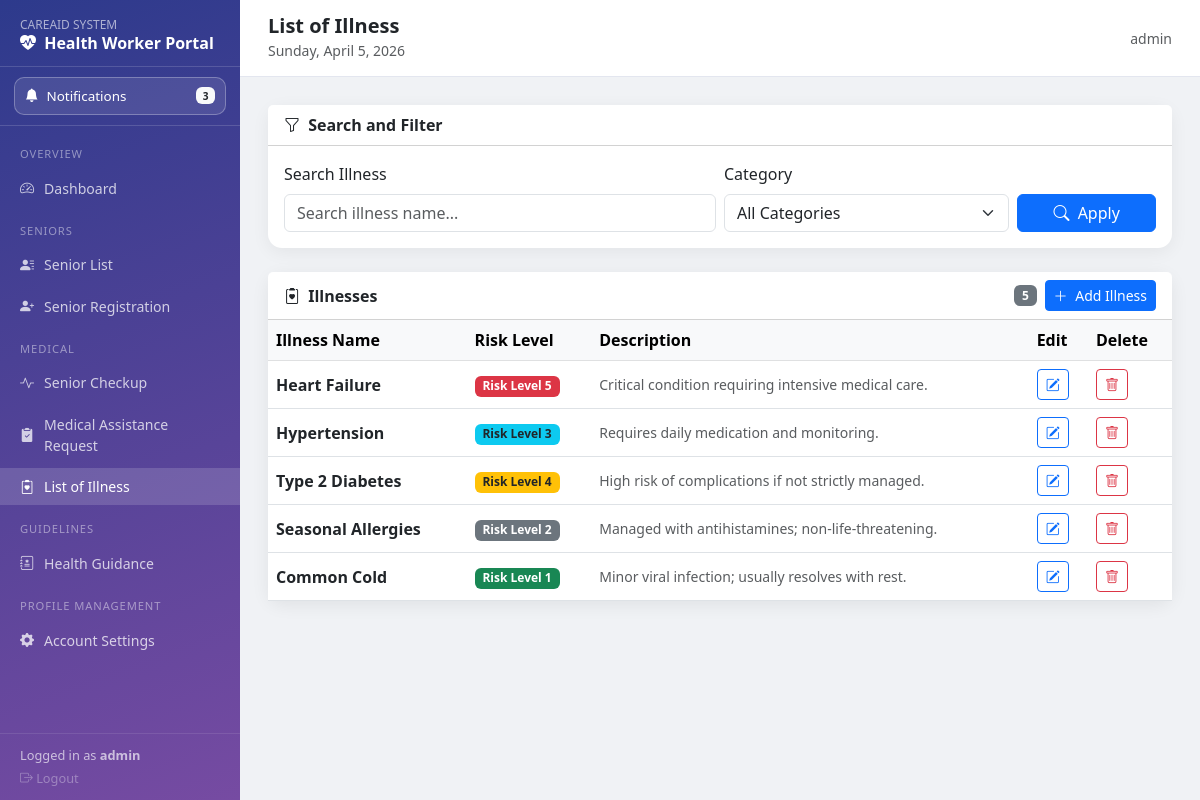
Screenshot of /medical_module/illness_list.php (signed in) with the database file from the repository.
### tables this page shows
CREATE TABLE `illnesses` (
  `illness_id` int(11) NOT NULL,
  `illness_name` varchar(100) NOT NULL,
  `category` varchar(50) DEFAULT NULL,
  `description` text DEFAULT NULL,
  `risk_level` tinyint(1) NOT NULL DEFAULT 1,
  `created_at` timestamp NOT NULL DEFAULT current_timestamp(),
  `updated_at` timestamp NOT NULL DEFAULT current_timestamp() ON UPDATE current_timestamp()
);

### medical_module/illness_list.php (the view, shortened to what this page needs)
<?php
include '../db_config/connection_db.php';
function illness_priority_badge(int $level): string {
    if ($level >= 5) return '<span class="badge bg-danger">Risk Level 5</span>';
    if ($level === 4) return '<span class="badge bg-warning text-dark">Risk Level 4</span>';
    if ($level === 3) return '<span class="badge bg-info text-dark">Risk Level 3</span>';
    if ($level === 2) return '<span class="badge bg-secondary">Risk Level 2</span>';
    return '<span class="badge bg-success">Risk Level 1</span>';
}
$search = trim($_GET['search'] ?? '');
$sql = "SELECT illness_id, illness_name, category, description, risk_level FROM illnesses WHERE 1=1";
$sql .= " ORDER BY category ASC, risk_level DESC, illness_name ASC";
$illness_rows = [];
$stmt = $conn->prepare($sql);
if ($stmt) {
    $stmt->execute();
    $res = $stmt->get_result();
    while ($row = $res->fetch_assoc()) {
        $illness_rows[] = $row;
    }
}
?>
<!DOCTYPE html>
<html lang="en">
<head>
<link href="https://cdn.jsdelivr.net/npm/bootstrap@5.3.0/dist/css/bootstrap.min.css" rel="stylesheet">
<link rel="stylesheet" href="https://cdn.jsdelivr.net/npm/bootstrap-icons@1.10.0/font/bootstrap-icons.css">
</head>
<body>
<?php include 'medical_navigation.php'; ?>
<div class="mednav-main main-wrap">
    <div class="topbar">
        <div>
            <h5 class="mb-0 fw-bold">List of Illness</h5>
            <small class="text-muted"><?php echo date('l, F j, Y'); ?></small>
        </div>
        <small class="text-muted"><?php echo htmlspecialchars($_SESSION['username'] ?? ''); ?></small>
    </div>
    <div class="content-area">
        <div class="card filter-card mb-4">
            <div class="card-header bg-white fw-semibold"><i class="bi bi-funnel me-1"></i> Search and Filter</div>
            <div class="card-body">
                <form method="GET" class="row g-2 align-items-end">
                    <div class="col-md-6">
                        <label class="form-label form-label-sm">Search Illness</label>
                        <input type="text" name="search" class="form-control" value="<?php echo htmlspecialchars($search); ?>" placeholder="Search illness name...">
                    </div>
                    <div class="col-md-4">
                        <label class="form-label form-label-sm">Category</label>
                        <select name="category" class="form-select">
                            <option value="">All Categories</option>
                        </select>
                    </div>
                    <div class="col-md-2 d-grid">
                        <button type="submit" class="btn btn-primary"><i class="bi bi-search me-1"></i> Apply</button>
                    </div>
                </form>
            </div>
        </div>
        <div class="card detail-card">
            <div class="card-header bg-white d-flex justify-content-between align-items-center">
                <span class="fw-semibold"><i class="bi bi-clipboard2-heart me-1"></i> Illnesses</span>
                <div class="d-flex align-items-center gap-2">
                    <span class="badge bg-secondary"><?php echo count($illness_rows); ?></span>
                    <button type="button" class="btn btn-sm btn-primary" data-bs-toggle="modal" data-bs-target="#addIllnessModal">
                        <i class="bi bi-plus-lg me-1"></i> Add Illness
                    </button>
                </div>
            </div>
            <?php if (empty($illness_rows)): ?>
                <div class="card-body text-center text-muted py-5">
                    <i class="bi bi-journal-x fs-2 d-block mb-2"></i>
                    No illnesses found.
                </div>
            <?php else: ?>
                <div class="table-responsive">
                    <table class="table table-hover align-middle mb-0">
                        <thead class="table-light">
                            <tr>
                                <th>Illness Name</th>
                                <th>Risk Level</th>
                                <th>Description</th>
                                <th>Edit</th>
                                <th>Delete</th>
                            </tr>
                        </thead>
                        <tbody>
                            <?php foreach ($illness_rows as $row): ?>
                            <tr>
                                <td class="fw-semibold"><?php echo htmlspecialchars((string)($row['illness_name'] ?? '-')); ?></td>
                                <td><?php echo illness_priority_badge((int)($row['risk_level'] ?? 1)); ?></td>
                                <td class="text-muted small"><?php echo nl2br(htmlspecialchars((string)($row['description'] ?? '-'))); ?></td>
                                <td>
                                    <button
                                        type="button"
                                        class="btn btn-sm btn-outline-primary edit-illness-btn"
                                        data-bs-toggle="modal"
                                        data-bs-target="#editIllnessModal"
                                        data-illness-id="<?php echo (int)($row['illness_id'] ?? 0); ?>"
                                        data-illness-name="<?php echo htmlspecialchars((string)($row['illness_name'] ?? ''), ENT_QUOTES); ?>"
                                        data-category="<?php echo htmlspecialchars((string)($row['category'] ?? 'Uncategorized'), ENT_QUOTES); ?>"
                                        data-risk-level="<?php echo (int)($row['risk_level'] ?? 1); ?>"
                                    >
                                        <i class="bi bi-pencil-square"></i>
                                    </button>
                                </td>
                                <td>
                                    <form method="POST" class="d-inline" onsubmit="return confirm('Delete this illness?');">
                                        <button type="submit" class="btn btn-sm btn-outline-danger"><i class="bi bi-trash"></i></button>
                                    </form>
                                </td>
                            </tr>
                            <?php endforeach; ?>
                        </tbody>
                    </table>
                </div>
            <?php endif; ?>
        </div>
    </div>
</div>
</body>
</html>

### medical_module/illness_list.php (style rules this page uses)
.main-wrap { min-height: 100vh; background: #f0f2f5; }
.topbar { background: #fff; padding: 14px 28px; border-bottom: 1px solid #e3e6ef; display: flex; align-items: center; justify-content: space-between; }
.content-area { padding: 28px; }
.detail-card { border: none; border-radius: 14px; box-shadow: 0 4px 18px rgba(0,0,0,.07); }
.filter-card { border: none; border-radius: 14px; box-shadow: 0 4px 18px rgba(0,0,0,.06); }

### medical_module/medical_navigation.php (style rules this page uses)
.mednav-main { margin-left: 240px; }

### rows the page displays
illnesses: illness_name "Heart Failure", risk_level "Risk Level 5", description "Critical condition requiring intensive medical care."
illnesses: illness_name "Hypertension", risk_level "Risk Level 3", description "Requires daily medication and monitoring."
illnesses: illness_name "Type 2 Diabetes", risk_level "Risk Level 4", description "High risk of complications if not strictly managed."
illnesses: illness_name "Seasonal Allergies", risk_level "Risk Level 2", description "Managed with antihistamines; non-life-threatening."
illnesses: illness_name "Common Cold", description "Minor viral infection; usually resolves with rest."

### other values shown
$mednav_unread_count "3"
$label "Dashboard Senior List Senior Registration Senior Checkup Medical Assistance Request List of Illness Health Guidance Account Settings"
$_SESSION['username'] "admin"
count($illness_rows) "5"
